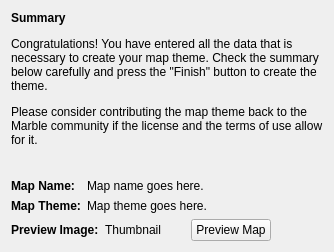
  <widget class="QWizardPage" name="wizardPageSummary">
   <layout class="QVBoxLayout" name="verticalLayout_5">
    <item>
     <widget class="QLabel" name="label_7">
      <property name="text">
       <string>&lt;!DOCTYPE HTML PUBLIC &quot;-//W3C//DTD HTML 4.0//EN&quot; &quot;http://www.w3.org/TR/REC-html40/strict.dtd&quot;&gt;
&lt;html&gt;&lt;head&gt;&lt;meta name=&quot;qrichtext&quot; content=&quot;1&quot; /&gt;&lt;style type=&quot;text/css&quot;&gt;
p, li { white-space: pre-wrap; }
&lt;/style&gt;&lt;/head&gt;&lt;body style=&quot; font-family:'Sans Serif'; font-size:9pt; font-weight:400; font-style:normal;&quot;&gt;
&lt;p style=&quot; margin-top:12px; margin-bottom:12px; margin-left:0px; margin-right:0px; -qt-block-indent:0; text-indent:0px;&quot;&gt;&lt;span style=&quot; font-weight:600;&quot;&gt;Summary&lt;/span&gt;&lt;/p&gt;
&lt;p style=&quot; margin-top:12px; margin-bottom:12px; margin-left:0px; margin-right:0px; -qt-block-indent:0; text-indent:0px;&quot;&gt;Congratulations! You have entered all the data that is necessary to create your map theme. Check the summary below carefully and press the &amp;quot;Finish&amp;quot; button to create the theme. &lt;/p&gt;
&lt;p style=&quot; margin-top:12px; margin-bottom:12px; margin-left:0px; margin-right:0px; -qt-block-indent:0; text-indent:0px;&quot;&gt;Please consider contributing the map theme back to the Marble community if the license and the terms of use allow for it.&lt;/p&gt;
&lt;p style=&quot;-qt-paragraph-type:empty; margin-top:12px; margin-bottom:12px; margin-left:0px; margin-right:0px; -qt-block-indent:0; text-indent:0px;&quot;&gt;&lt;/p&gt;&lt;/body&gt;&lt;/html&gt;</string>
      </property>
      <property name="wordWrap">
       <bool>true</bool>
      </property>
     </widget>
    </item>
    <item>
     <layout class="QGridLayout" name="gridLayout_4">
      <item row="0" column="0">
       <widget class="QLabel" name="labelSumName">
        <property name="font">
         <font>
          <weight>75</weight>
          <bold>true</bold>
         </font>
        </property>
        <property name="text">
         <string>Map Name:</string>
        </property>
       </widget>
      </item>
      <item row="0" column="1" colspan="2">
       <widget class="QLabel" name="labelSumMName">
        <property name="text">
         <string>Map name goes here.</string>
        </property>
       </widget>
      </item>
      <item row="1" column="0">
       <widget class="QLabel" name="labelSumTheme">
        <property name="font">
         <font>
          <weight>75</weight>
          <bold>true</bold>
         </font>
        </property>
        <property name="text">
         <string>Map Theme:</string>
        </property>
       </widget>
      </item>
      <item row="1" column="1" colspan="2">
       <widget class="QLabel" name="labelSumMTheme">
        <property name="text">
         <string>Map theme goes here.</string>
        </property>
       </widget>
      </item>
      <item row="2" column="0" colspan="2">
       <widget class="QLabel" name="labelSumMPreview">
        <property name="font">
         <font>
          <weight>75</weight>
          <bold>true</bold>
         </font>
        </property>
        <property name="text">
         <string>Preview Image:</string>
        </property>
       </widget>
      </item>
      <item row="2" column="2">
       <layout class="QHBoxLayout" name="horizontalLayout_5">
        <property name="spacing">
         <number>30</number>
        </property>
        <item>
         <widget class="QLabel" name="labelThumbnail">
          <property name="text">
           <string>Thumbnail</string>
          </property>
          <property name="alignment">
           <set>Qt::AlignCenter</set>
          </property>
         </widget>
        </item>
        <item>
         <widget class="QPushButton" name="pushButtonPreviewMap">
          <property name="text">
           <string>Preview Map</string>
          </property>
         </widget>
        </item>
        <item>
         <spacer name="horizontalSpacer">
          <property name="orientation">
           <enum>Qt::Horizontal</enum>
          </property>
          <property name="sizeHint" stdset="0">
           <size>
            <width>40</width>
            <height>20</height>
           </size>
          </property>
         </spacer>
        </item>
       </layout>
      </item>
     </layout>
    </item>
   </layout>
  </widget>
